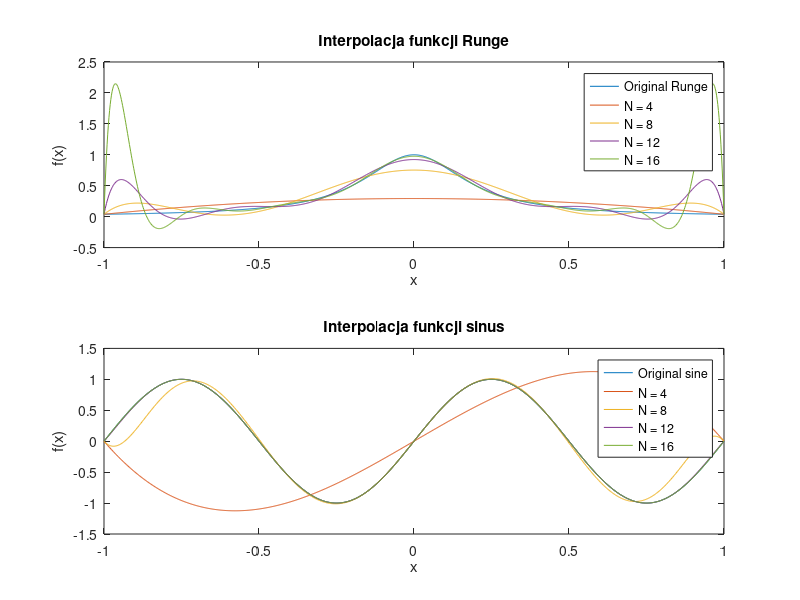

MATLAB code to generate this figure:
function [V, original_Runge, original_sine, interpolated_Runge, interpolated_sine] = zadanie1()
    % Rozmiar tablic komórkowych (cell arrays) V, interpolated_Runge, interpolated_sine: [1,4].
    % V{i} zawiera macierz Vandermonde wyznaczoną dla liczby węzłów interpolacji równej N(i)
    % original_Runge - wektor wierszowy zawierający wartości funkcji Runge dla wektora x_fine=linspace(-1, 1, 1000)
    % original_sine - wektor wierszowy zawierający wartości funkcji sinus dla wektora x_fine
    % interpolated_Runge{i} stanowi wierszowy wektor wartości funkcji interpolującej 
    %       wyznaczonej dla funkcji Runge (wielomian stopnia N(i)-1) w punktach x_fine
    % interpolated_sine{i} stanowi wierszowy wektor wartości funkcji interpolującej
    %       wyznaczonej dla funkcji sinus (wielomian stopnia N(i)-1) w punktach x_fine
    N = 4:4:16;
    x_fine = linspace(-1, 1, 1000);

    original_Runge = 1 ./ (1 + 25 * x_fine.^2); % Funkcja Runge
    subplot(2,1,1);
    plot(x_fine, original_Runge,'DisplayName', sprintf('Original Runge'));
    hold on;

    for i = 1:length(N)
        V{i} = vandermonde_matrix(N(i)); % Macierz Vandermonde
        x_coarse = linspace(-1, 1, N(i)); % Węzły interpolacji
        y_coarse_Runge = 1 ./ (1 + 25 * x_coarse.^2)'; % Wartości funkcji Runge w węzłach interpolacji
        c_runge = V{i} \ y_coarse_Runge; % Współczynniki wielomianu interpolującego
        interpolated_Runge{i} = polyval(flipud(c_runge), x_fine); % Interpolacja
        plot(x_fine, interpolated_Runge{i}, 'DisplayName', sprintf('N = %d', N(i)));
    end
    hold off;

    original_sine = sin(2 * pi * x_fine); % Funkcja sinus
    title('Interpolacja funkcji Runge');
    xlabel('x');
    ylabel('f(x)');
    legend('show');
    subplot(2,1,2);
    plot(x_fine, original_sine,'DisplayName', sprintf('Original sine'));
    hold on;

    for i = 1:length(N)
        x_coarse = linspace(-1, 1, N(i));
        y_coarse_sine = sin(2 * pi * x_coarse)';
        c_sine = V{i} \ y_coarse_sine;
        interpolated_sine{i} = polyval(flipud(c_sine), x_fine);
        plot(x_fine, interpolated_sine{i}, 'DisplayName', sprintf('N = %d', N(i)));
    end
    hold off;
    
    title('Interpolacja funkcji sinus');
    xlabel('x');
    ylabel('f(x)');
    legend('show');
    saveas(gcf,'zadanie1.png');
end

function V = vandermonde_matrix(N)
    % Generuje macierz Vandermonde dla N równomiernie rozmieszczonych w przedziale [-1, 1] węzłów interpolacji
    x_coarse = linspace(-1,1,N);
    V = zeros(N);

    for i = 1:N
        V(:,i) = x_coarse.^(i-1);
    end
end
